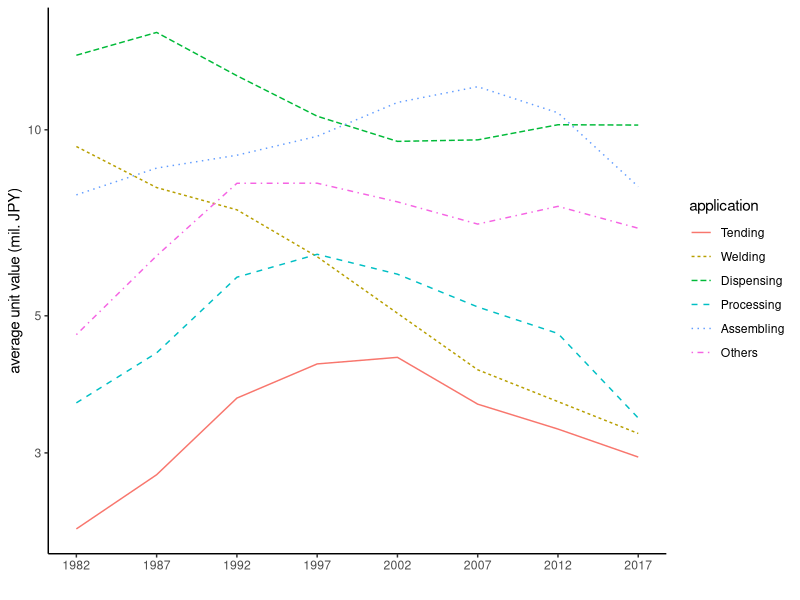

Write the R code that produced this figure. (Note: this script raises an error after producing the figure.)
# this file plots JARA, ait-level data


# housekeeping ------------------------------------------------------------

rm(list = ls())

library(tidyverse)


# read and prep -----------------------------------------------------------

df <- read_csv('data/JARA_ait.csv')

# factor order of application
df <- df %>% mutate(name_app_short = ifelse(name_app_short == "Material handling", "Tending", name_app_short))
df$name_app_short <- factor(df$name_app_short, levels = c('Tending', 'Welding', 'Dispensing', 'Processing', 'Assembling', 'Others'))

# prep consistent color palette: 
gg_color_hue <- function(n) {
  hues = seq(15, 375, length = n + 1)
  hcl(h = hues, l = 65, c = 100)[1:n]
}
palette <- df$name_app_short %>% unique %>% length %>% gg_color_hue()

# aggregate by 3 industries ----------------------------------------------

# drop export
df %>% filter(name_ind_short != '(export)') -> df_agg

# aggregate to 3 industries
df_agg %>% mutate(name_ind_short = ifelse(code_union_ess %in% c('5', '7'), as.character(name_ind_short), 'Others')) -> df_agg
df_agg %>% ungroup %>% group_by(name_ind_short, name_app_short, year) %>% summarize_at(vars('sales.m_value_5_avg', 'quantity_value_5_avg'), sum) -> df_agg

# rename
df_agg %>% ungroup %>% mutate(
  name_ind_short = ifelse(name_ind_short == 'Transport machine', 'Transportation', name_ind_short),
  name_ind_short = ifelse(name_ind_short == 'Electric machine', 'Electric', name_ind_short)
) -> df_agg

# factor order of industries
df_agg$name_ind_short <- factor(df_agg$name_ind_short, levels = c('Electric', 'Transportation', 'Others'))


# aggregate completely for unit values ------------------------------------

# aggregate
df %>% ungroup %>% group_by(name_app_short, year) %>% summarize_at(vars('sales.m_value_5_avg', 'quantity_value_5_avg'), sum) -> df_agg_uv

# unit values
df_agg_uv %>% mutate(unitval_m_value_5_avg = sales.m_value_5_avg/quantity_value_5_avg) -> df_agg_uv

# aggregate also at the efficiency-adjusted prices
df %>% ungroup %>% group_by(name_app_short, year) %>% summarize_at(vars('sales.m_stock_12', starts_with('quantity_stock_12')), sum) -> df_agg_uv_ea
df_agg_uv_ea %>% mutate_at(vars(starts_with('quantity_stock_12')), funs(unitval = sales.m_stock_12/.)) -> df_agg_uv_ea
df_agg_uv %>% left_join(df_agg_uv_ea, by = c('name_app_short', 'year')) -> df_agg_uv

# plot unit values, for slides -------------------------------------------

outvar <- 'quantity_stock_12_unitval'
#outvar <- 'quantity_stock_12_ea_unitval'
#outvar <- 'unitval_m_value_5_avg'

p <- ggplot(df_agg_uv, aes(x = year, y = get(outvar), color = name_app_short, linetype = name_app_short)) + 
  geom_line() +
  scale_x_continuous(breaks = seq(1982, 2017, by = 5)) +
  scale_y_log10() +
  xlab('') + ylab('average unit value (mil. JPY)') +
  theme_classic() +
  guides(color = guide_legend(title = 'application'), linetype = guide_legend(title = 'application'))
#scale_color_brewer(palette = 'Dark2') # perhaps better for pretty bright room.
#plot(p)
size <- 2
file <- paste0('output_final/fig_3.png')
ggsave(file, p, width = 2.25*size, height = 1.5*size)



# expenditure shares ------------------------------------------------------

# calculate exp. shares
df_agg %>% ungroup %>% group_by(name_ind_short, year) %>% mutate(exp_share_5_avg = sales.m_value_5_avg/sum(sales.m_value_5_avg)) -> df_agg

# output using table
df_agg_out <- df_agg %>% 
  mutate(exp_share_5_avg_fmt = round(exp_share_5_avg*1000)/10) %>% 
  select(name_ind_short, name_app_short, year, exp_share_5_avg_fmt) %>% 
  spread(year, exp_share_5_avg_fmt)
write_csv(df_agg_out, "output_final/tab_2_share.csv")
